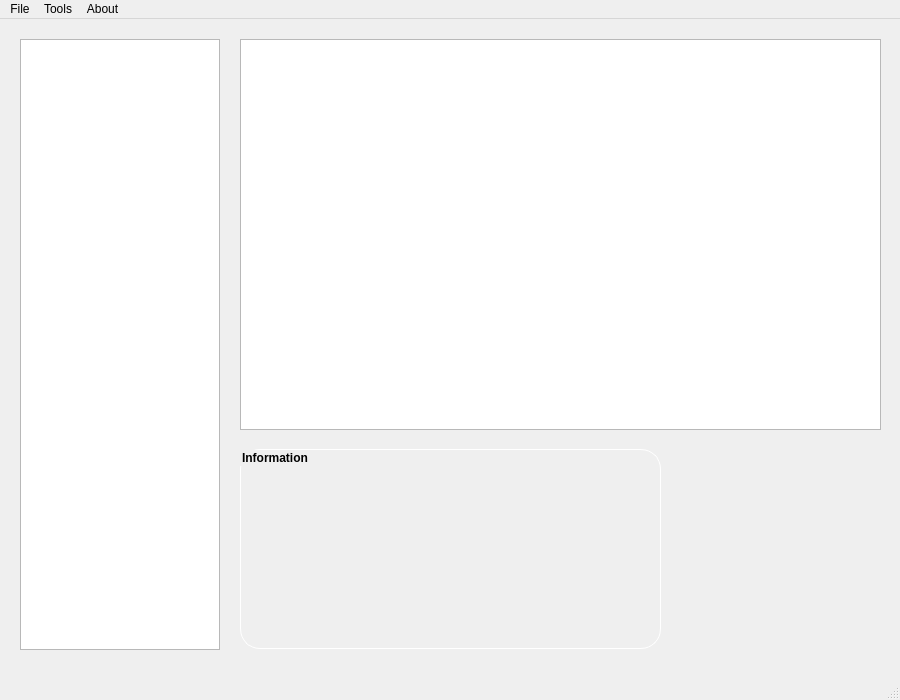
<?xml version="1.0" encoding="UTF-8"?>
<ui version="4.0">
 <class>MainWindow</class>
 <widget class="QMainWindow" name="MainWindow">
  <property name="geometry">
   <rect>
    <x>0</x>
    <y>0</y>
    <width>900</width>
    <height>700</height>
   </rect>
  </property>
  <property name="windowTitle">
   <string>mfs</string>
  </property>
  <property name="windowIcon">
   <iconset resource="recursos.qrc">
    <normaloff>:/images/logo.png</normaloff>:/images/logo.png</iconset>
  </property>
  <property name="styleSheet">
   <string notr="true">QMainWindow
{
background-image: url(:/images/fondo.png);
}</string>
  </property>
  <widget class="QWidget" name="centralWidget">
   <widget class="QListWidget" name="lwTags">
    <property name="geometry">
     <rect>
      <x>20</x>
      <y>20</y>
      <width>200</width>
      <height>611</height>
     </rect>
    </property>
    <property name="styleSheet">
     <string notr="true"/>
    </property>
   </widget>
   <widget class="QListWidget" name="lwSongs">
    <property name="geometry">
     <rect>
      <x>240</x>
      <y>20</y>
      <width>641</width>
      <height>391</height>
     </rect>
    </property>
    <property name="styleSheet">
     <string notr="true"/>
    </property>
   </widget>
   <widget class="QGroupBox" name="groupBox">
    <property name="geometry">
     <rect>
      <x>240</x>
      <y>430</y>
      <width>421</width>
      <height>200</height>
     </rect>
    </property>
    <property name="styleSheet">
     <string notr="true">QGroupBox
{
	background-image: url(:/images/info2.png);
     border-style: outset;
     border-width: 1px;
     border-radius: 20px;
     border-color: white;
     font: bold 12px;
     min-width:4m;
     padding: 6px;
}
</string>
    </property>
    <property name="title">
     <string>Information</string>
    </property>
    <widget class="QLabel" name="InfoCancion">
     <property name="enabled">
      <bool>true</bool>
     </property>
     <property name="geometry">
      <rect>
       <x>0</x>
       <y>10</y>
       <width>421</width>
       <height>200</height>
      </rect>
     </property>
     <property name="styleSheet">
      <string notr="true"/>
     </property>
     <property name="text">
      <string/>
     </property>
    </widget>
   </widget>
   <widget class="QLabel" name="label">
    <property name="geometry">
     <rect>
      <x>679</x>
      <y>430</y>
      <width>201</width>
      <height>200</height>
     </rect>
    </property>
    <property name="styleSheet">
     <string notr="true">QLabel
{
	background-image: url(:/images/logo.png);
}</string>
    </property>
    <property name="text">
     <string/>
    </property>
   </widget>
  </widget>
  <widget class="QMenuBar" name="menuBar">
   <property name="geometry">
    <rect>
     <x>0</x>
     <y>0</y>
     <width>900</width>
     <height>23</height>
    </rect>
   </property>
   <widget class="QMenu" name="menuNew_Disk">
    <property name="title">
     <string>File</string>
    </property>
    <addaction name="actionNew_Disk"/>
    <addaction name="actionAdd_Song"/>
    <addaction name="actionExport_Song"/>
    <addaction name="actionTag_Song"/>
    <addaction name="actionDelete_Song"/>
    <addaction name="actionOpen_Disk"/>
    <addaction name="actionExit"/>
   </widget>
   <widget class="QMenu" name="menuTools">
    <property name="title">
     <string>Tools</string>
    </property>
    <addaction name="actionSet_exe"/>
    <addaction name="actionShow_Tags"/>
   </widget>
   <widget class="QMenu" name="menuAbout">
    <property name="title">
     <string>About</string>
    </property>
    <addaction name="actionAbout_mfs"/>
   </widget>
   <addaction name="menuNew_Disk"/>
   <addaction name="menuTools"/>
   <addaction name="menuAbout"/>
  </widget>
  <widget class="QStatusBar" name="statusBar"/>
  <action name="actionNew_Disk">
   <property name="text">
    <string>New Disk</string>
   </property>
  </action>
  <action name="actionAdd_Song">
   <property name="text">
    <string>Add Song</string>
   </property>
  </action>
  <action name="actionExport_Song">
   <property name="text">
    <string>Export Song</string>
   </property>
  </action>
  <action name="actionDelete_Song">
   <property name="text">
    <string>Delete Song</string>
   </property>
  </action>
  <action name="actionOpen_Disk">
   <property name="text">
    <string>Open Disk</string>
   </property>
  </action>
  <action name="actionExit">
   <property name="text">
    <string>Exit</string>
   </property>
  </action>
  <action name="actionSet_exe">
   <property name="text">
    <string>Set .exe</string>
   </property>
  </action>
  <action name="actionShow_Tags">
   <property name="text">
    <string>Show Tags</string>
   </property>
  </action>
  <action name="actionTag_Song">
   <property name="text">
    <string>Tag Song</string>
   </property>
  </action>
  <action name="actionAbout_mfs">
   <property name="text">
    <string>About mfs</string>
   </property>
  </action>
 </widget>
 <layoutdefault spacing="6" margin="11"/>
 <resources>
  <include location="recursos.qrc"/>
 </resources>
 <connections/>
</ui>
